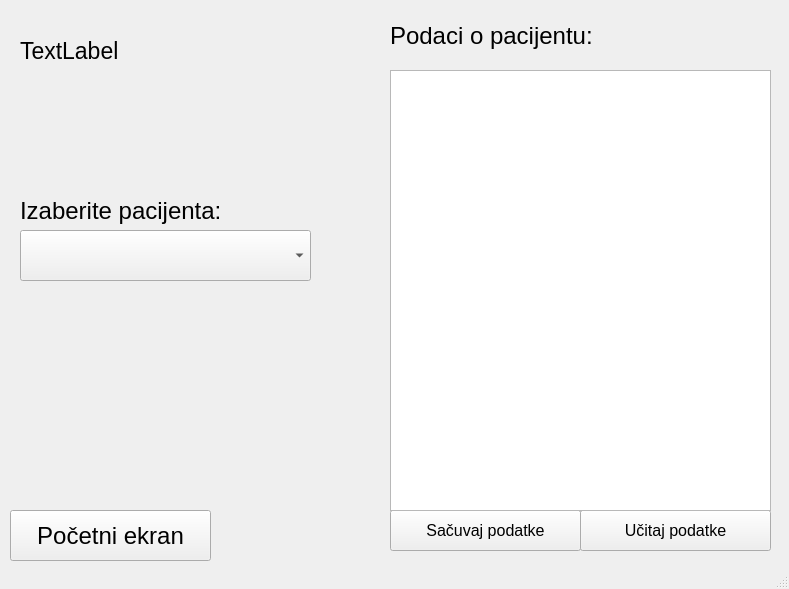
<?xml version="1.0" encoding="UTF-8"?>
<ui version="4.0">
 <class>PacijentWindow</class>
 <widget class="QMainWindow" name="PacijentWindow">
  <property name="geometry">
   <rect>
    <x>0</x>
    <y>0</y>
    <width>789</width>
    <height>589</height>
   </rect>
  </property>
  <property name="windowTitle">
   <string>Ambulanta</string>
  </property>
  <widget class="QWidget" name="centralwidget">
   <widget class="QComboBox" name="doktorCombo">
    <property name="geometry">
     <rect>
      <x>20</x>
      <y>230</y>
      <width>291</width>
      <height>51</height>
     </rect>
    </property>
    <property name="font">
     <font>
      <pointsize>18</pointsize>
     </font>
    </property>
    <property name="currentText">
     <string extracomment="Pacijent"/>
    </property>
   </widget>
   <widget class="QLabel" name="doktorPodaciLabel">
    <property name="geometry">
     <rect>
      <x>390</x>
      <y>0</y>
      <width>271</width>
      <height>71</height>
     </rect>
    </property>
    <property name="font">
     <font>
      <pointsize>18</pointsize>
     </font>
    </property>
    <property name="text">
     <string>Podaci o pacijentu:</string>
    </property>
   </widget>
   <widget class="QLabel" name="doktorIzaberiPacLabel">
    <property name="geometry">
     <rect>
      <x>20</x>
      <y>190</y>
      <width>251</width>
      <height>41</height>
     </rect>
    </property>
    <property name="font">
     <font>
      <pointsize>18</pointsize>
     </font>
    </property>
    <property name="text">
     <string>Izaberite pacijenta:</string>
    </property>
   </widget>
   <widget class="QPushButton" name="doktorSacuvaj">
    <property name="geometry">
     <rect>
      <x>390</x>
      <y>510</y>
      <width>191</width>
      <height>41</height>
     </rect>
    </property>
    <property name="font">
     <font>
      <pointsize>12</pointsize>
     </font>
    </property>
    <property name="text">
     <string>Sačuvaj podatke</string>
    </property>
   </widget>
   <widget class="QPushButton" name="doktorUcitaj">
    <property name="geometry">
     <rect>
      <x>580</x>
      <y>510</y>
      <width>191</width>
      <height>41</height>
     </rect>
    </property>
    <property name="font">
     <font>
      <pointsize>12</pointsize>
     </font>
    </property>
    <property name="text">
     <string>Učitaj podatke</string>
    </property>
   </widget>
   <widget class="QPushButton" name="doktor_pocetni">
    <property name="geometry">
     <rect>
      <x>10</x>
      <y>510</y>
      <width>201</width>
      <height>51</height>
     </rect>
    </property>
    <property name="font">
     <font>
      <pointsize>18</pointsize>
     </font>
    </property>
    <property name="text">
     <string>Početni ekran</string>
    </property>
   </widget>
   <widget class="QLabel" name="imeDoktora">
    <property name="geometry">
     <rect>
      <x>20</x>
      <y>20</y>
      <width>311</width>
      <height>61</height>
     </rect>
    </property>
    <property name="font">
     <font>
      <pointsize>17</pointsize>
     </font>
    </property>
    <property name="text">
     <string>TextLabel</string>
    </property>
   </widget>
   <widget class="QTextEdit" name="podaciPacijenata">
    <property name="geometry">
     <rect>
      <x>390</x>
      <y>70</y>
      <width>381</width>
      <height>441</height>
     </rect>
    </property>
    <property name="font">
     <font>
      <pointsize>12</pointsize>
     </font>
    </property>
   </widget>
  </widget>
  <widget class="QStatusBar" name="statusbar"/>
 </widget>
 <resources/>
 <connections/>
</ui>
